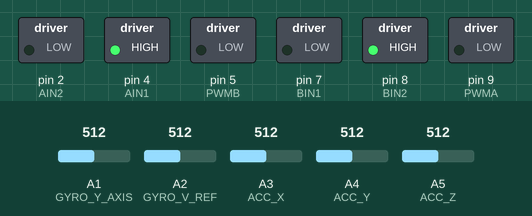
A sketch run on a simulated Arduino Uno, built with avr-gcc and run on an emulated ATmega328P. On the bench: switched loads named in the sketch (green lamp = pin HIGH). Inputs (shaded band) come from the test bench; at power-on: A1 (GYRO_Y_AXIS) = 512, A2 (GYRO_V_REF) = 512, A3 (ACC_X) = 512, A4 (ACC_Y) = 512, A5 (ACC_Z) = 512. What the sketch prints to the serial monitor is not drawn.

Above: at 0.1 s.
Timing chart, 0 to 1.6 s (numbered marks = the images above):
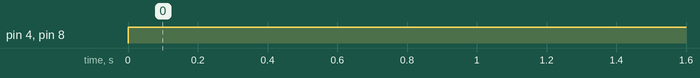

The sketch:

balance_robo.ino
```cpp
// Balancing robot
// Written by Ajay Bhaga
#include <MsTimer2.h>
#include <stdarg.h>

// Analog pins
//#define GYRO_X_AXIS 1
#define GYRO_Y_AXIS 1
#define GYRO_V_REF 2

#define ACC_ZERO_G 0
#define ACC_X 3
#define ACC_Y 4
#define ACC_Z 5

// Digital pins
#define PWMA 9
#define AIN2 2
#define AIN1 4
#define BIN1 7
#define BIN2 8
#define PWMB 5

#define V_REF 3.3 // Running at 3.3V
#define V_ZERO_G 1.65 // Running at 1.65V

// Measurement sensitivities
#define GYRO_SENSITIVITY 0.0005
#define ACC_SENSITIVITY 0.800

volatile int i = 0;
volatile int countS = 0;
volatile int recOmegaI[10];
volatile float omegaI = 0;
volatile long thetaI = 0;
volatile long sumPower = 0;
volatile long sumSumP = 0;
const int kAngle = 45;
const int kOmega = 85;
const long kSpeed = 57;
const long kDistance = 60;
volatile float powerScale;
volatile int power;
volatile long vE5 = 0;
volatile long xE5 = 0;

static unsigned long currTime = 0;

struct sVector
{
  float x;
  float y;
  float z;

  sVector& operator =(const sVector& a)
  {
    x = a.x;
    y = a.y;
    z = a.z;
    return *this;
  }

  float magnitude() {
    return sqrt((x*x)+(y*y)+(z*z));
  }
};


// Gyro zero rate
float gyroZeroRate = 0.0;
// Current gyro y-axis reading (rate of change on xz plane)
float RateAxz = 0.0;
// Previous gyro y-axis reading (rate of change on xz plane)
float prevRateAxz = 0.0;
// Current accelerometer reading
sVector Racc;
// Previous accelerometer reading
sVector prevRacc;
// Corrected accelerometer reading
sVector Rest;
// Previous corrected accelerometer reading
sVector prevRest;
// Gyro vector reading
sVector Rgyro;

void p(char *fmt, ... ){
  char buf[128]; // resulting string limited to 128 chars
  va_list args;
  va_start (args, fmt );
  vsnprintf(buf, 128, fmt, args);
  va_end (args);
  Serial.print(buf);
}

void p(const __FlashStringHelper *fmt, ... ){
  char buf[128]; // resulting string limited to 128 chars
  va_list args;
  va_start (args, fmt);
#ifdef __AVR__
  vsnprintf_P(buf, sizeof(buf), (const char *)fmt, args); // progmem for AVR
#else
  vsnprintf(buf, sizeof(buf), (const char *)fmt, args); // for the rest of the world
#endif
  va_end(args);
  Serial.print(buf);
}

void setup() {

  // Set baud rate
  Serial.begin(115200);

  // Set pin mode
  pinMode(PWMA, OUTPUT);
  pinMode(AIN2, OUTPUT);
  pinMode(AIN1, OUTPUT);
  pinMode(PWMB, OUTPUT);
  pinMode(BIN1, OUTPUT);
  pinMode(BIN2, OUTPUT);

  // Read metrics from instruments
  readAccel();
  readGyro();

  // Store new value
  Rest = Racc;

  // Store first time value
  currTime = millis();

  // Setup interrupt
  MsTimer2::set(5, checkAndControl);
  MsTimer2::start();
}

void loop() {
  if (power > 0) {
    // Move forward
    digitalWrite(AIN2, HIGH);
    digitalWrite(AIN1, LOW);
    analogWrite(PWMA, power);

    digitalWrite(BIN1, HIGH);
    digitalWrite(BIN2, LOW);
    analogWrite(PWMB, power);
  }
  else {
    // Move backward
    digitalWrite(AIN2, LOW);
    digitalWrite(AIN1, HIGH);
    analogWrite(PWMA, -power);

    digitalWrite(BIN1, LOW);
    digitalWrite(BIN2, HIGH);
    analogWrite(PWMB, -power);
  }
}

void readGyro() {
  // Get gyro zero rate and convert signal to voltage
  gyroZeroRate = ((analogRead(GYRO_V_REF)*V_REF)/1023.0);

  // Store previous rate
  prevRateAxz = RateAxz;

  // Get gyro y-axis reading
  RateAxz = (((analogRead(GYRO_Y_AXIS)*V_REF)/1023.0)-gyroZeroRate)/GYRO_SENSITIVITY;

  if (abs(RateAxz) < 15) {
    RateAxz = 0.0;
  }

}

void readAccel() {
  // Get accelerometer readings
  Racc.x = (((analogRead(ACC_X)*V_REF)/1023.0)-V_ZERO_G)/ACC_SENSITIVITY;
  Racc.y = (((analogRead(ACC_Y)*V_REF)/1023.0)-V_ZERO_G)/ACC_SENSITIVITY;
  Racc.z = (((analogRead(ACC_Z)*V_REF)/1023.0)-V_ZERO_G)/ACC_SENSITIVITY;
}

void checkAndControl() {

  // Get delta time
  float delta = (millis() - currTime);
  // Store new time
  currTime = millis();

  // Store previous corrected value
  prevRest = Rest;

  // Read metrics from instruments
  readAccel();
  readGyro();

  // Get magnitude of vector
  float magRAcc = Racc.magnitude();

  // Normalize values
  Racc.x /= magRAcc;
  Racc.y /= magRAcc;
  Racc.z /= magRAcc;

  // Determine gyro vector
  float prevAxz = atan2(prevRest.x, prevRest.z);
  float RateAxzAvg = (RateAxz + prevRateAxz)/2.0;
  float Axz = prevAxz + (RateAxzAvg * delta);

  Rgyro.x = sin(Axz);
  Rgyro.y = 0.0;
  Rgyro.z = cos(Axz);

  float wGyro = 10.0;
  Rest.x = (Racc.x + Rgyro.x * wGyro) / (1 + wGyro);
  Rest.y = (Racc.y + Rgyro.y * wGyro) / (1 + wGyro);
  Rest.z = (Racc.z + Rgyro.z * wGyro) / (1 + wGyro);

  float magRest = Rest.magnitude();
  Rest.x /= magRest;
  Rest.y /= magRest;
  Rest.z /= magRest;

  // Calculate gyro rate
  omegaI = RateAxz;

  if (abs(omegaI) < 10.0) {
    omegaI = 0.0;
  }

  // Store omega for this iteration
  recOmegaI[0] = omegaI;

  // Integrate to position
  thetaI = thetaI + round((omegaI/10.0));

  countS = 0;

  // Check for little movement
  for (i = 0; i < 10; i++) {
    if (abs(recOmegaI[i]) < 15.0) {
      countS++;
    }
  }

  // If there has been no movement, reset
  if (countS > 5) {
    thetaI = 0;
    vE5 = 0;
    xE5 = 0;
    sumPower = 0;
    sumSumP = 0;
  }

  // Right shift historical omega's
  for (i = 9; i > 0; i--) {
    recOmegaI[i] = recOmegaI[i-1];
  }

  powerScale = (kAngle * thetaI / 200) + (omegaI / 100);// + (kSpeed * vE5 / 1000) + (kDistance * xE5 / 1000);

  power = 0;// max(min(powerScale, 100), -100);
  sumPower = sumPower + power;
  sumSumP = sumSumP + sumPower;

  vE5 = sumPower;
  xE5 = sumSumP / 1000;


  static unsigned long currTime2 = 0;
  if (abs (millis() - currTime2) > 150)
  {
    currTime2 = millis();
    p("delta=[%.4f], prevAxz=[%.4f], Axz=[%.4f], RateAxz=[%.4f], RateAxzAvg=[%.4f]\n", delta, prevAxz, Axz, RateAxz, RateAxzAvg);
  }
}
```

Measured:
- by itself, pin 4 (AIN1), pin 8 (BIN2): LOW → HIGH at 0.00 s
